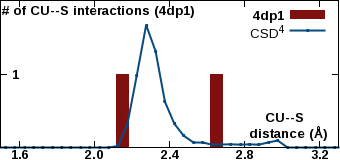

Write the gnuplot code that produced this figure.
set encoding iso_8859_1
set terminal pngcairo transparent enhanced size 340, 160 font "Arial Bold,10"
set output "/var/www/html/csgid/app/webroot/neighborhood_temp/4dp1/CU--S.png"
set lmargin at screen 0.00
set bmargin at screen 0.08
set rmargin at screen 0.995
set tmargin at screen 1.00
set xrange [1.5:3.3]
set format x "%3.1f"
set xtics 1.6,0.4,3.2
set xtics offset 0,graph 0.065
set yrange [0:2022]
unset ytics
set y2range [0:2]
set y2tics 1,1,1
set y2tics offset -49,graph 0.00
set y2tics mirror
set view 80,45
set key top right
set boxwidth 0.06
set style fill solid 1.0
set xlabel "CU--S \n distance (\305)" offset 17,4.4
set y2label "# of CU--S interactions (4dp1)" offset -40,4 rotate by 0
plot "-" using ($1+0.05):2 with boxes lc rgb "#801010" axis x1y2 title "4dp1", \
     "/var/www/html/csgid/app/webroot/neighborhood_temp/csd_metal_distances/CU--S.csv" using ($1+0.025):2 with linespoints linewidth 2 pointtype 7 pointsize 0.2 lc rgb "#074a7e" title "CSD^{4}" axis x1y1
2.1	1
2.6	1
e
